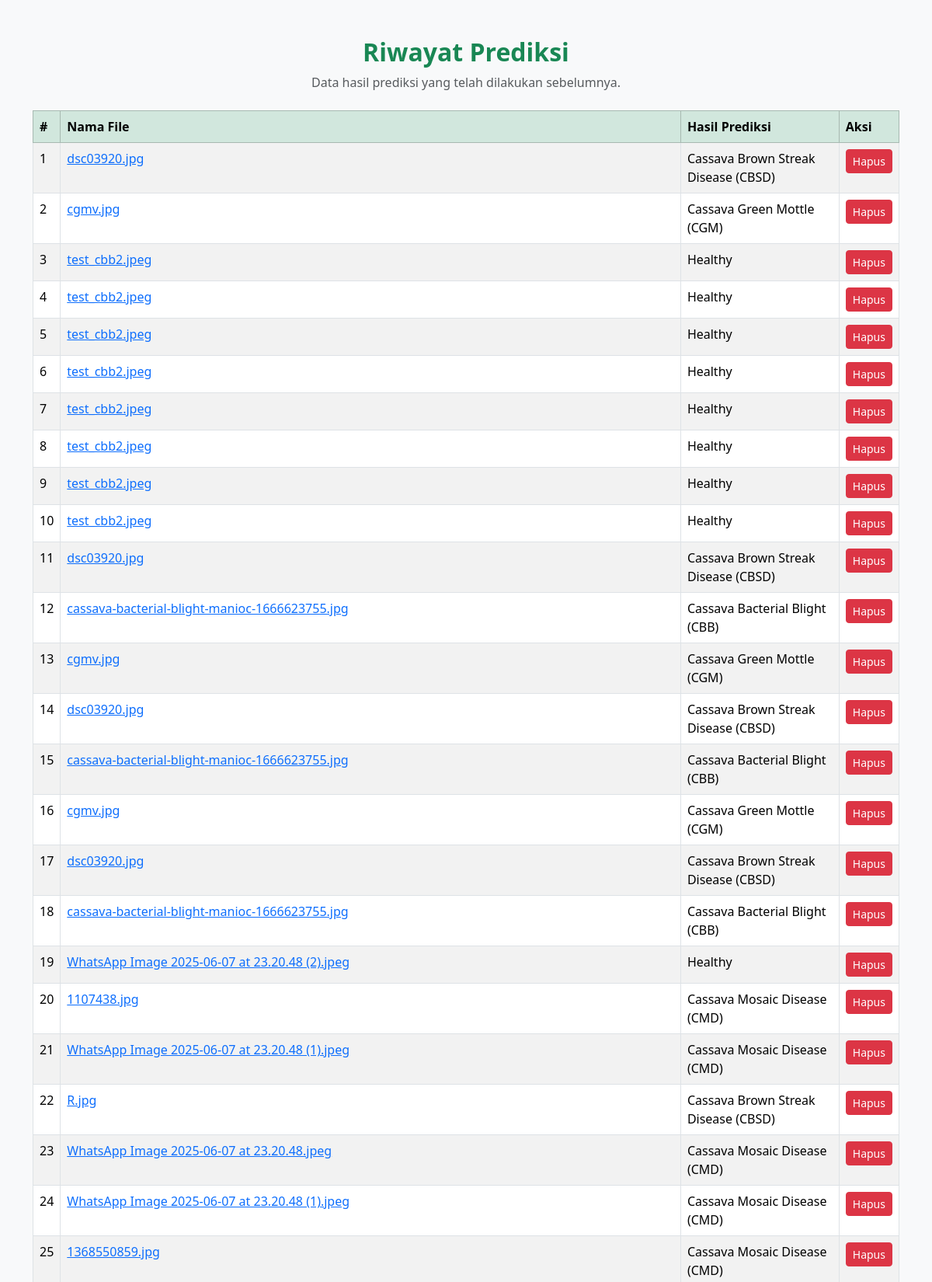
The app's page /history (upper part) with its own data.
### tables this page shows
CREATE TABLE predictions (
                id INTEGER PRIMARY KEY AUTOINCREMENT,
                filename TEXT,
                prediction TEXT
            );

### app.py (the view)
@app.route("/history")
def history():
    with sqlite3.connect("cassava.db") as conn:
        data = conn.execute("SELECT id, filename, prediction FROM predictions ORDER BY id DESC").fetchall()
    return render_template("history.html", data=data)

### templates/history.html (shortened to what this page needs)
<!DOCTYPE html>
<html lang="id">
<head>
    <link href="https://cdn.jsdelivr.net/npm/bootstrap@5.3.2/dist/css/bootstrap.min.css" rel="stylesheet">
</head>
<body class="bg-light">
    <div class="container py-5">
        <div class="text-center mb-4">
            <h2 class="fw-bold text-success">Riwayat Prediksi</h2>
            <p class="text-muted">Data hasil prediksi yang telah dilakukan sebelumnya.</p>
        </div>
        <div class="table-responsive">
            <table class="table table-bordered table-striped">
                <thead class="table-success">
                    <tr>
                        <th>#</th>
                        <th>Nama File</th>
                        <th>Hasil Prediksi</th>
                        <th>Aksi</th>
                    </tr>
                </thead>
                <tbody>
                    {% for row in data %}
                    <tr>
                        <td>{{ loop.index }}</td>
                        <td>
                            <a href="{{ url_for('show_result', filename=row[1]) }}">
                                {{ row[1] }}
                            </a>
                        </td>
                        <td>{{ row[2] }}</td>
                        <td>
                            <form action="{{ url_for('delete_history') }}" method="POST" style="display:inline;">
                                <button type="submit" class="btn btn-danger btn-sm">Hapus</button>
                            </form>
                        </td>
                    </tr>
                    {% endfor %}
                </tbody>
            </table>
        </div>
    </div>
</body>
</html>

### records on screen
predictions: filename "dsc03920.jpg", prediction "Cassava Brown Streak Disease (CBSD)"
predictions: filename "cgmv.jpg", prediction "Cassava Green Mottle (CGM)"
predictions: filename "test_cbb2.jpeg", prediction "Healthy"
predictions: filename "test_cbb2.jpeg", prediction "Healthy"
predictions: filename "test_cbb2.jpeg", prediction "Healthy"
predictions: filename "test_cbb2.jpeg", prediction "Healthy"
predictions: filename "test_cbb2.jpeg", prediction "Healthy"
predictions: filename "test_cbb2.jpeg", prediction "Healthy"
predictions: filename "test_cbb2.jpeg", prediction "Healthy"
predictions: filename "test_cbb2.jpeg", prediction "Healthy"
predictions: filename "dsc03920.jpg", prediction "Cassava Brown Streak Disease (CBSD)"
predictions: filename "cassava-bacterial-blight-manioc-1666623755.jpg", prediction "Cassava Bacterial Blight (CBB)"
predictions: filename "cgmv.jpg", prediction "Cassava Green Mottle (CGM)"
predictions: filename "dsc03920.jpg", prediction "Cassava Brown Streak Disease (CBSD)"
predictions: filename "cassava-bacterial-blight-manioc-1666623755.jpg", prediction "Cassava Bacterial Blight (CBB)"
predictions: filename "cgmv.jpg", prediction "Cassava Green Mottle (CGM)"
predictions: filename "dsc03920.jpg", prediction "Cassava Brown Streak Disease (CBSD)"
predictions: filename "cassava-bacterial-blight-manioc-1666623755.jpg", prediction "Cassava Bacterial Blight (CBB)"
predictions: filename "WhatsApp Image 2025-06-07 at 23.20.48 (2).jpeg", prediction "Healthy"
predictions: filename "1107438.jpg", prediction "Cassava Mosaic Disease (CMD)"
predictions: filename "WhatsApp Image 2025-06-07 at 23.20.48 (1).jpeg", prediction "Cassava Mosaic Disease (CMD)"
predictions: filename "R.jpg", prediction "Cassava Brown Streak Disease (CBSD)"
predictions: filename "WhatsApp Image 2025-06-07 at 23.20.48.jpeg", prediction "Cassava Mosaic Disease (CMD)"
predictions: filename "WhatsApp Image 2025-06-07 at 23.20.48 (1).jpeg", prediction "Cassava Mosaic Disease (CMD)"
predictions: filename "1368550859.jpg", prediction "Cassava Mosaic Disease (CMD)"
